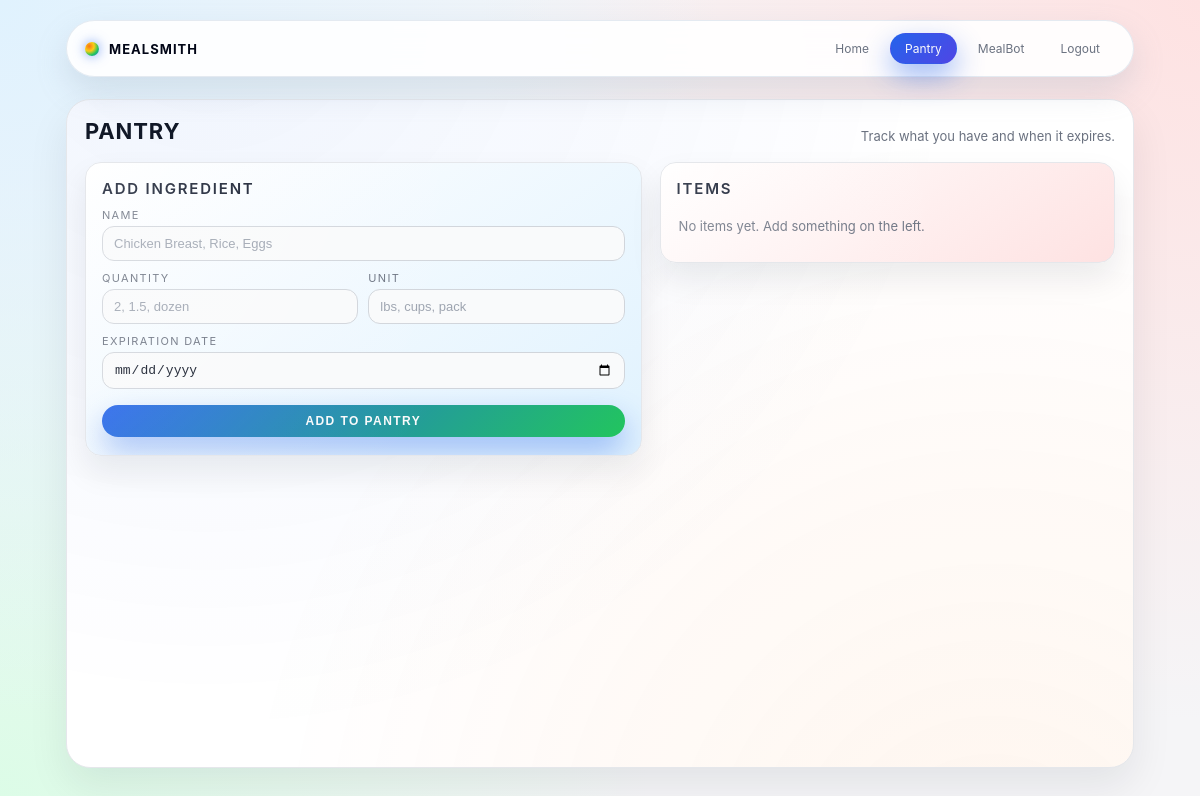
Before: /pantry (signed in) with the older database file.
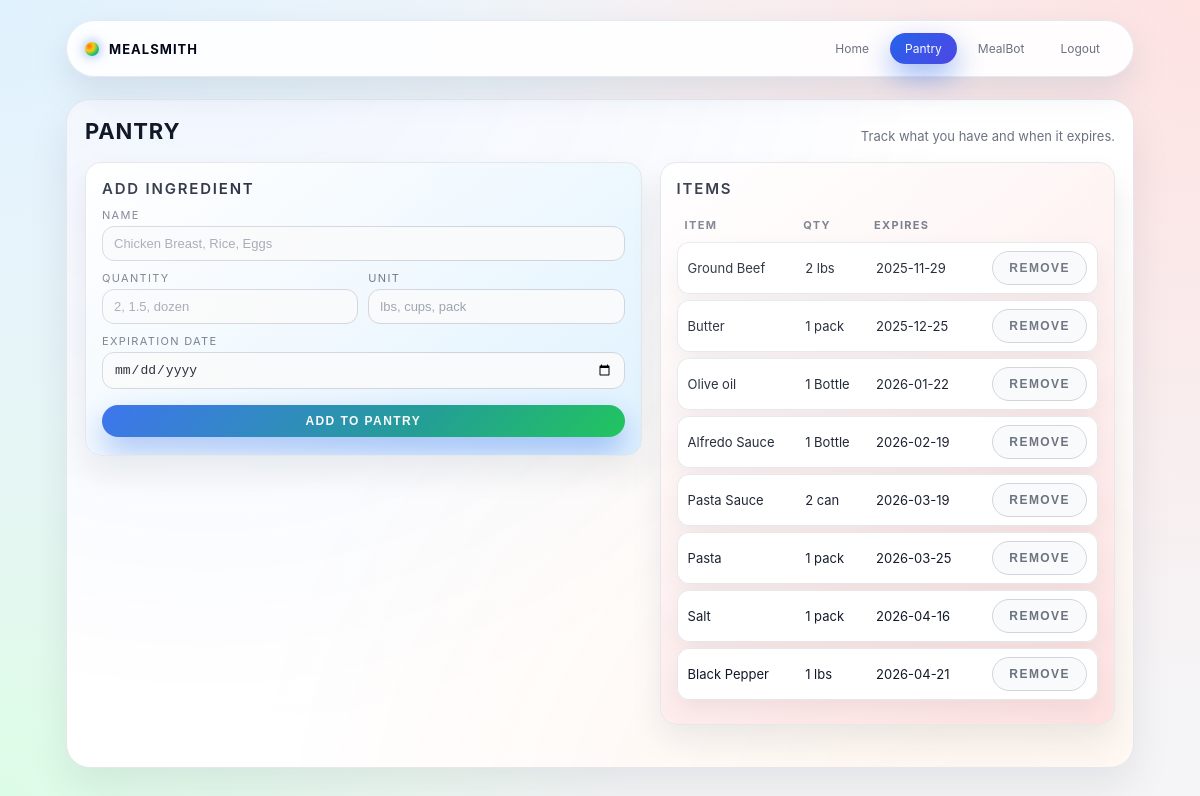
After: the same page with the newer database file.
### app.py (models this page shows)
class Ingredient(db.Model):
    id= db.Column(db.Integer, primary_key=True)
    name= db.Column(db.String(120), nullable=False)
    quantity= db.Column(db.String(64), nullable=True)
    unit= db.Column(db.String(64), nullable= True)
    expires_on= db.Column(db.Date, nullable=True)
    user_id= db.Column(db.Integer, db.ForeignKey("user.id"), nullable=False)

### app.py (the view, shortened to what this page needs)
@app.route("/pantry", methods=["GET", "POST"])
def pantry():
    if "user_id" not in session:
        return redirect(url_for("login"))
    items= Ingredient.query.filter_by(user_id=session["user_id"]).order_by(Ingredient.expires_on.is_(None), Ingredient.expires_on).all()
    return render_template("pantry.html", items=items)

### templates/pantry.html
{% extends "base.html" %}
{% block content %}
<section class="panel">
    <div class="panel-header">
        <h1>Pantry</h1>
        <p>Track what you have and when it expires.</p>
    </div>
    <div class="panel-body grid">
        <div class="card">
            <h2>Add Ingredient</h2>
            <form method="post" action="{{url_for('pantry')}}" class="form">
               <label>
                Name
                <input name="name" required placeholder="Chicken Breast, Rice, Eggs">
               </label>
               <div class="row">
                    <label>
                        Quantity
                        <input name="quantity" placeholder="2, 1.5, dozen">
                    </label>
                    <label>
                        Unit
                        <input name="unit" placeholder="lbs, cups, pack">
                    </label>
               </div>
               <label>
                Expiration Date
                <input type="date" name="expires_on">
               </label>
               <button type="submit" class="btn primary">Add to Pantry</button>
            </form>
        </div>
        <div class="card">
            <h2>Items</h2>
            {% if items %}
            <table class="table">
                <thead>
                    <tr>
                        <th>Item</th>
                        <th>Qty</th>
                        <th>Expires</th>
                        <th></th>
                    </tr>
                </thead>
                <tbody>
                    {% for item in items %}
                    <tr>
                        <td>{{ item.name }}</td>
                        <td>
                            {% if item.quantity %}{{ item.quantity }}{% endif %}
                            {% if item.unit %}{{ item.unit }}{% endif %}
                        </td>
                        <td>
                            {% if item.expires_on %}
                                {{ item.expires_on.strftime("%Y-%m-%d") }}
                            {% else %}
                                -
                            {% endif %}
                        </td>
                        <td class="right">
                            <form method="post" action="{{url_for('delete_item', item_id=item.id)}}">
                                <button class="btn ghost" type="submit">Remove</button>
                            </form>
                        </td>
                    </tr>
                    {% endfor %}
                </tbody>
            </table>
            {% else %}
            <p class="empty">No items yet. Add something on the left.</p>
            {% endif %}
        </div>
    </div>
</section>
{% endblock %}

### templates/base.html (shortened to what this page needs)
<!doctype html>
<html>
    <head>
        <link rel="stylesheet" href="{{url_for('static', filename= 'style.css')}}">
    </head>
    <body>
        <div class="shell">
            <header class="topbar">
                <div class="brand">
                    <span class="dot"></span>
                    <span>MealSmith</span>
                </div>
                <nav class="nav">
                    {% if session.get("user_id") %}
                    <a href="{{url_for('home')}}" class="nav-link{% if request.endpoint == 'home' %} active{% endif %}">Home</a>
                    <a href="{{url_for('pantry')}}" class="nav-link{% if request.endpoint == 'pantry' %} active{% endif %}">Pantry</a>
                    <a href="{{url_for('recipes')}}" class="nav-link{% if request.endpoint == 'recipes' %} active{% endif %}">MealBot</a>
                    <a href="{{url_for('logout')}}" class="nav-link">Logout</a>
                    {% else %}
                    <a href="{{url_for('login')}}" class="nav-link{% if request.endpoint == 'login' %} active{% endif %}">Login</a>
                    <a href="{{url_for('register')}}" class="nav-link{% if request.endpoint == 'register' %} active{% endif %}">Register</a>
                    {% endif %}
                </nav>
            </header>
            <main class="main">
                {% block content %}{% endblock %}
            </main>
        </div>
    </body>
</html>

Changed rows visible on the page:
added Ingredient: name "Ground Beef", quantity "2", unit "lbs", expires_on "2025-11-29"
added Ingredient: name "Butter", quantity "1", unit "pack", expires_on "2025-12-25"
added Ingredient: name "Olive oil", quantity "1", unit "Bottle", expires_on "2026-01-22"
added Ingredient: name "Alfredo Sauce", quantity "1", unit "Bottle", expires_on "2026-02-19"
added Ingredient: name "Pasta Sauce", quantity "2", unit "can", expires_on "2026-03-19"
added Ingredient: name "Pasta", quantity "1", unit "pack", expires_on "2026-03-25"
added Ingredient: name "Salt", quantity "1", unit "pack", expires_on "2026-04-16"
added Ingredient: name "Black Pepper", quantity "1", unit "lbs", expires_on "2026-04-21"
Other visible differences:
text no longer shown: "No items yet. Add something on the left."
text now shown: "ITEM QTY EXPIRES"
